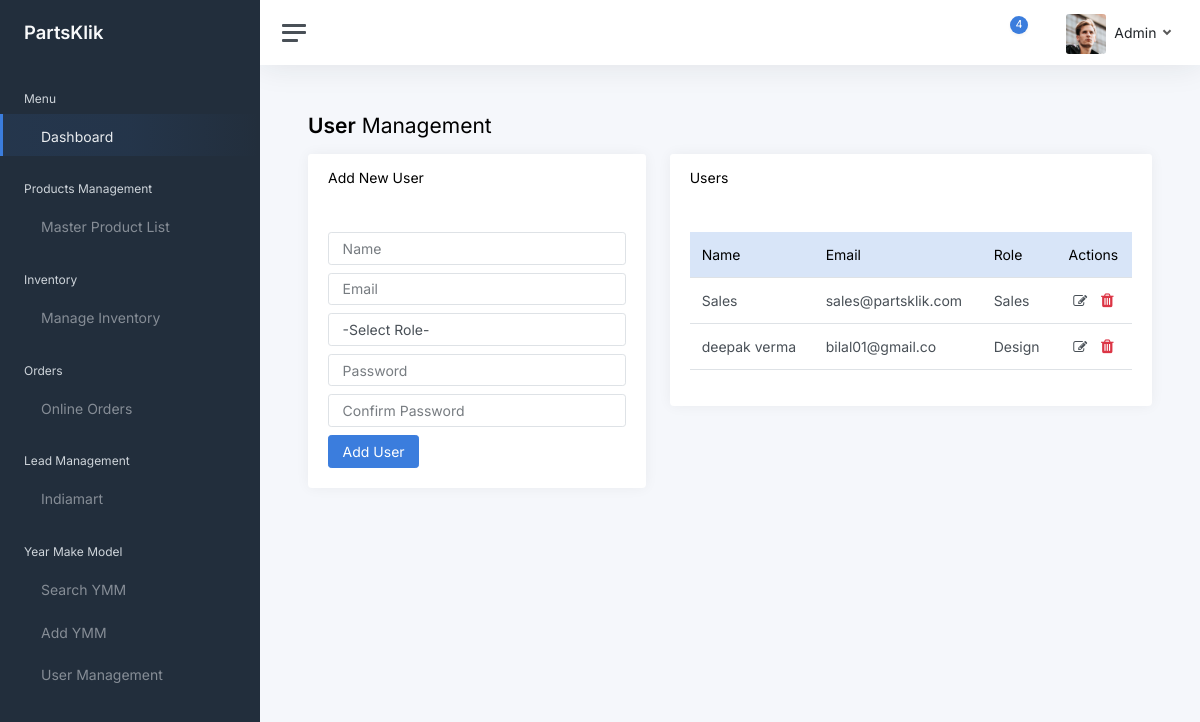
The app's page /add-user/ (signed in) with its own data.
### home/models.py (models this page shows, shortened)
class CustomUser(AbstractUser):
    username = None
    email = models.EmailField(unique=True)
    user_role=models.CharField(max_length=100,null=True,blank=True,default='Sales')
    visible_password=models.CharField(max_length=254,null=True,blank=True)
    live_status=models.IntegerField(default=1,null=True,blank=True)
    USERNAME_FIELD = 'email'
    REQUIRED_FIELDS = []
    objects = CustomUserManager()

### home/views.py (the view, shortened to what this page needs)
# urls.py: path('add-user/',addUser),
@login_required(login_url='/login')
def addUser(request):
    roles=roleList.objects.all()
    all_users = CustomUser.objects.exclude(is_superuser=True)
    return render(request,'AdminPanel/adduser.html',{"roles":roles,"all_users":all_users,})

### home/models.py (called while the page is built)
    def __str__(self) -> str:
        return self.role_name

### home/templates/AdminPanel/adduser.html (shortened to what this page needs)
<!DOCTYPE html>
<html lang="en">
  <head>
    <link href="../../static/css/app.css" rel="stylesheet" />
    <link
      rel="stylesheet"
      href="https://cdnjs.cloudflare.com/ajax/libs/font-awesome/4.7.0/css/font-awesome.min.css"
    />
  </head>
  <body>
    <div class="wrapper">
      {% include "components/sidebar.html" %}
      <div class="main">
        {% include "components/navbar.html" %}
        <main class="content">
          <div class="container-fluid p-0">
            <h1 class="h3 mb-3"><strong>User</strong> Management</h1>
            <div class="row">
              <div class="col-md-5">
                <div class="card">
                  <div class="card-header">
                    <h5>Add New User</h5>
                  </div>
                  <form method="post" action="/add-user/">
                    <div class="card-body">
                      <input
                        type="text"
                        class="form-control"
                        placeholder="Name"
                        name="user-name"
                        value="{{ request.session.form_data.name }}"
                        required
                      />
                      <input type="email" class="form-control my-2" placeholder="Email" name="user-email" value="{{ request.session.form_data.email }}" required />
                      <select
                        class="form-control my-2"
                        placeholder="Role"
                        name="user-role"
                      >
                        <option>-Select Role-</option>
                      </select>
                      <input
                        type="text"
                        class="form-control my-2"
                        placeholder="Password"
                        name="user-password"
                        required
                      />
                      <input
                        type="text"
                        class="form-control my-2"
                        placeholder="Confirm Password"
                        name="confirm-password"
                        required
                      />
                      <button type="submit" class="btn btn-primary">
                        Add User
                      </button>
                    </div>
                  </form>
                </div>
              </div>
              <div class="col-md-7">
                <div class="card">
                  <div class="card-header">
                    <h5>Users</h5>
                  </div>
                  <div class="card-body">
                    <table class="table">
                      <thead class="table-primary">
                        <tr>
                          <td>Name</td>
                          <td>Email</td>
                          <td>Role</td>
                          <td style="text-align: center">Actions</td>
                        </tr>
                      </thead>
                      <tbody>
                        {% for usr in all_users %}
                        <tr>
                          <td>{{usr.first_name}}</td>
                          <td>{{usr.email}}</td>
                          <td>{{usr.user_role}}</td>
                          <td style="text-align: center">
                            <i
                              class="fa fa-pencil-square-o"
                              aria-hidden="true"
                              style="cursor: pointer"
                            ></i>
                            <i
                              class="fa fa-trash text-danger"
                              style="
                                margin-left: 10px;
                                cursor: pointer;
                                font-size: 16px;
                              "
                              aria-hidden="true"
                            ></i>
                          </td>
                        </tr>
                        {% endfor %}
                      </tbody>
                    </table>
                  </div>
                </div>
              </div>
            </div>
          </div>
        </main>
      </div>
    </div>
  </body>
</html>

### records on screen
CustomUser: first_name "Sales", email "sales@partsklik.com", user_role "Sales"
CustomUser: first_name "deepak verma", email "bilal01@gmail.co", user_role "Design"
